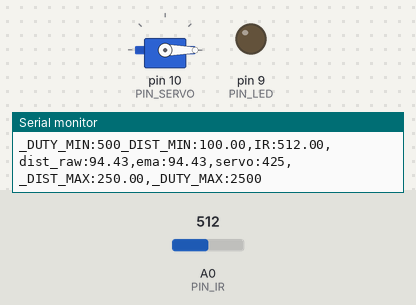
Bench run of a sketch on a simulated Arduino Uno, built with avr-gcc and run on an emulated ATmega328P. Shown: servo, output pins drawn as LEDs (lit = HIGH), the last lines printed to the serial monitor. Inputs (shaded band) come from the test bench; at power-on: A0 (PIN_IR) = 512.

Above: at 1.2 s.
1.3 s: A0 (PIN_IR) set to 499
2.8 s: A0 (PIN_IR) set to 476
At 3.9 s:
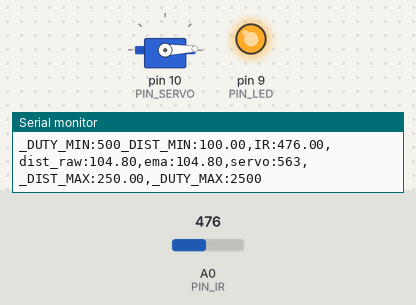
4.4 s: A0 (PIN_IR) set to 306
At 5.8 s:
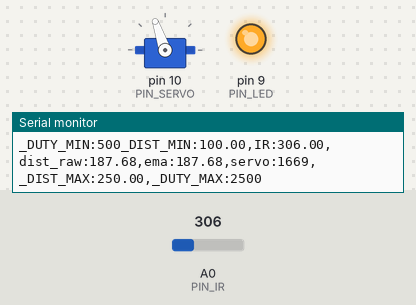
6.1 s: A0 (PIN_IR) set to 510
At 7.4 s:
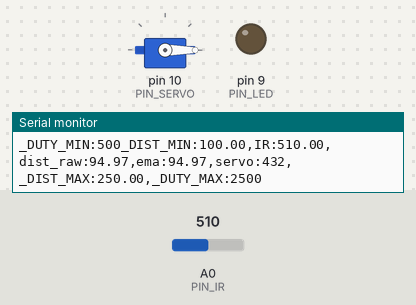
7.7 s: A0 (PIN_IR) set to 0
At 8.4 s:
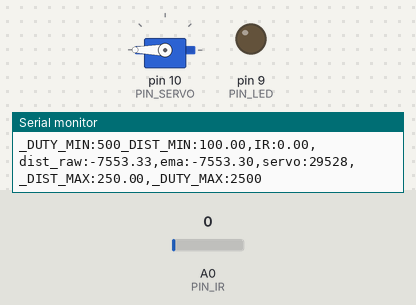
9.3 s: A0 (PIN_IR) set to 228
10.8 s: A0 (PIN_IR) set to 243
At 12.0 s:
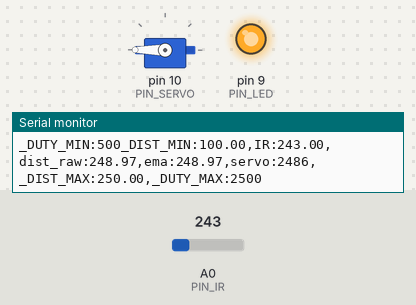
Timing chart, 0 to 13.6 s (numbered marks = the images above; inputs shaded):
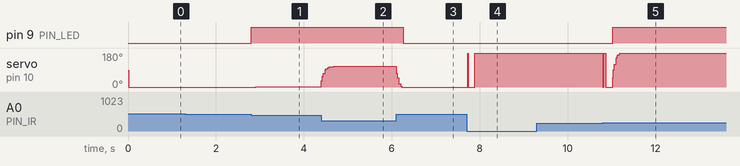

The sketch:

17_example_3.ino
```cpp
#include <Servo.h>

// Arduino pin assignment

#define PIN_IR    0         // IR sensor at Pin A0
#define PIN_LED   9
#define PIN_SERVO 10

#define _DUTY_MIN 500  // servo full clock-wise position (0 degree)
#define _DUTY_NEU 1450  // servo neutral position (90 degree)
#define _DUTY_MAX 2500  // servo full counter-clockwise position (180 degree)

#define _DIST_MIN  100.0   // minimum distance 100mm
#define _DIST_MAX  250.0   // maximum distance 250mm

#define EMA_ALPHA  0.3      // for EMA Filter

#define LOOP_INTERVAL 20   // Loop Interval (unit: msec)

Servo myservo;
unsigned long last_loop_time;   // unit: msec

float dist_prev = _DIST_MIN;
float dist_ema = _DIST_MIN;

void setup()
{
  pinMode(PIN_LED, OUTPUT);

  myservo.attach(PIN_SERVO);
  myservo.writeMicroseconds(_DUTY_NEU);

  Serial.begin(1000000);    // 1,000,000 bps
  last_loop_time = millis();
}

void loop()
{
  unsigned long time_curr = millis();
  int duty;
  float a_value, dist_raw, dist_filtered;

  // wait until next event time
  if (time_curr < (last_loop_time + LOOP_INTERVAL))
    return;
  last_loop_time += LOOP_INTERVAL;

  a_value = analogRead(PIN_IR);
  dist_raw = ((6762.0 / (a_value - 9.0)) - 4.0) * 10.0;

  if ((dist_raw == 0.0) || (dist_raw > _DIST_MAX)) {
        dist_filtered = dist_prev;
    } else {
        dist_filtered = dist_raw;
        dist_prev = dist_raw;
    }

  // Modify the below line to implement the EMA equation
  dist_ema = (EMA_ALPHA * dist_filtered) + ((1.0 - EMA_ALPHA) * dist_ema);

  if (dist_ema >= _DIST_MIN && dist_ema <= _DIST_MAX){
    digitalWrite(PIN_LED, HIGH);
  } else{
    digitalWrite(PIN_LED, LOW);
  }

  duty = _DUTY_MIN + (dist_ema - _DIST_MIN) * (_DUTY_MAX - _DUTY_MIN) / (_DIST_MAX -_DIST_MIN);

  myservo.writeMicroseconds(duty);

  Serial.print("_DUTY_MIN:");  Serial.print(_DUTY_MIN);
  Serial.print("_DIST_MIN:");  Serial.print(_DIST_MIN);
  Serial.print(",IR:");        Serial.print(a_value);
  Serial.print(",dist_raw:");  Serial.print(dist_raw);
  Serial.print(",ema:");       Serial.print(dist_ema);
  Serial.print(",servo:");     Serial.print(duty);
  Serial.print(",_DIST_MAX:"); Serial.print(_DIST_MAX);
  Serial.print(",_DUTY_MAX:"); Serial.print(_DUTY_MAX);

  Serial.println("");
}
```

Measured:
- the behaviour switches between 492 and 491 on A0 (PIN_IR) (found by bisection; images 0 and 1)
- the behaviour switches between 242 and 243 on A0 (PIN_IR) (found by bisection; images 4 and 5)
- after the input at 2.8 s, pin 9 (PIN_LED): LOW → HIGH at once; servo on pin 10 (PIN_SERVO): 0° → 2° after 0.10 s
- after the input at 4.4 s, servo on pin 10 (PIN_SERVO): moves from 2° to 109° over 0.28 s, starting at once
- after the input at 6.1 s, pin 9 (PIN_LED): HIGH → LOW after 0.16 s; servo on pin 10 (PIN_SERVO): 109° → 0° at once
- after the input at 7.7 s, servo on pin 10 (PIN_SERVO): 0° → 180° after 0.18 s
- after the input at 10.8 s, pin 9 (PIN_LED): LOW → HIGH after 0.22 s; servo on pin 10 (PIN_SERVO): ramps from 0° to 180° and jumps back, once every 0.06 s
